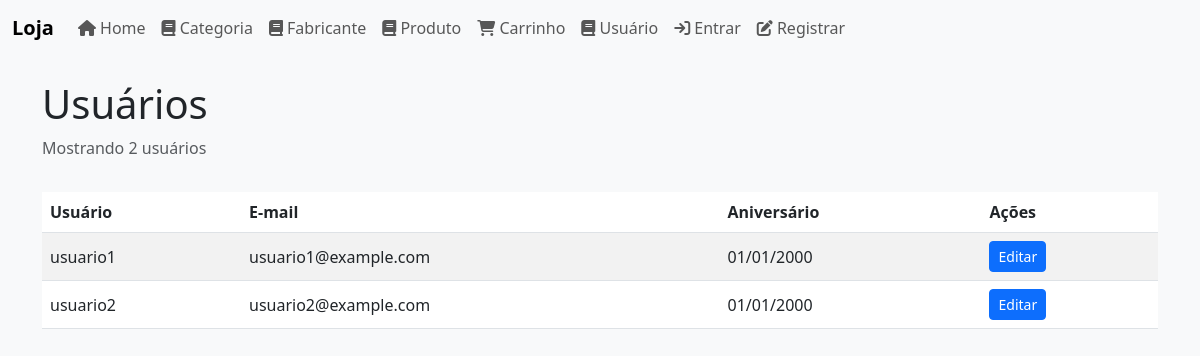
The app's page /usuario/ with its own data.
### loja/models/Usuario.py (models this page shows, shortened)
class Usuario(models.Model):
    PERFIL_ADMIN = 1
    PERFIL_USUARIO = 2
    PERFIL_CHOICES = [
        (PERFIL_ADMIN, 'Administrador'),
        (PERFIL_USUARIO, 'Usuário'),
    ]
    usuario = models.OneToOneField(User, on_delete=models.CASCADE, related_name='usuario')
    perfil = models.IntegerField(choices=PERFIL_CHOICES, default=PERFIL_USUARIO)
    aniversario = models.DateField(blank=True, null=True)

### loja/views/UsuarioView.py (the view)
def list_usuario_view(request):
    usuarios = Usuario.objects.filter(perfil=Usuario.PERFIL_USUARIO).select_related('usuario')
    context = {
        'usuarios': usuarios,
        'quantidade': usuarios.count(),
    }
    return render(request, 'usuario/usuario.html', context)

### loja/templates/usuario/usuario.html (shortened to what this page needs)
{% extends 'loja/base.html' %}
{% load static %}
{% block content %}
  <div class="d-flex justify-content-between align-items-center mb-3">
    <div>
      <h1>Usuários</h1>
      <p class="text-muted">Mostrando {{ quantidade }} usuário{{ quantidade|pluralize }}</p>
    </div>
  </div>
  <div class="table-responsive">
    <table class="table table-striped">
      <thead>
        <tr>
          <th>Usuário</th>
          <th>E-mail</th>
          <th>Aniversário</th>
          <th>Ações</th>
        </tr>
      </thead>
      <tbody>
        {% for usuario in usuarios %}
          <tr>
            <td>{{ usuario.usuario.username }}</td>
            <td>{{ usuario.usuario.email }}</td>
            <td>{% if usuario.aniversario %}{{ usuario.aniversario|date:"d/m/Y" }}{% else %}-{% endif %}</td>
            <td>
              <a href="{% url 'usuario_edit' usuario.id %}" class="btn btn-sm btn-primary">Editar</a>
            </td>
          </tr>
        {% empty %}
          <tr>
            <td colspan="4">Nenhum usuário comum encontrado.</td>
          </tr>
        {% endfor %}
      </tbody>
    </table>
  </div>
{% endblock %}

### loja/static/css/styles.css (style rules this page uses)
body { background-color: #f8f9fa; }
.table th, .table td { vertical-align: middle; }

### records on screen
Usuario: usuario.username "usuario1", usuario.email "usuario1@example.com", aniversario "01/01/2000"
Usuario: usuario.username "usuario2", usuario.email "usuario2@example.com", aniversario "01/01/2000"

### other values on screen
{{ quantidade }} "2"
